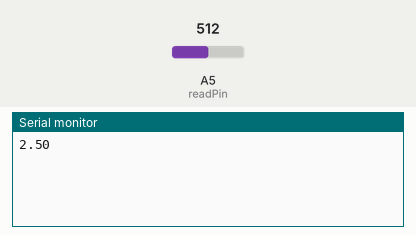
This sketch was run on a simulated Arduino Uno, built with avr-gcc and run on an emulated ATmega328P. Shown: the last lines printed to the serial monitor. Inputs (shaded band) come from the test bench; at power-on: A5 (readPin) = 512.

Above: at 1.8 s.
1.9 s: A5 (readPin) set to 716
At 2.4 s:
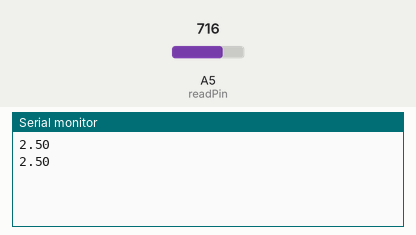
3.4 s: A5 (readPin) set to 900
At 4.8 s:
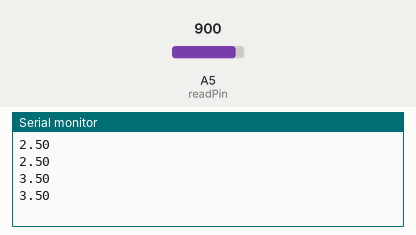
Timing chart, 0 to 6.4 s (numbered marks = the images above; inputs shaded):
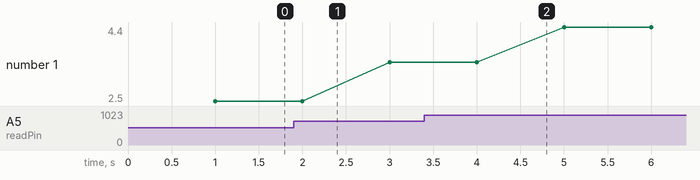

The sketch:

read_voltage_in_potentiometer1.ino
```cpp
// C++ code
//variable
int readPin = A5;
float Calculate_Value;  //Make the range from 0-1023 to 0V-5V

void setup()
{
  pinMode(readPin,INPUT);
  Serial.begin(9600);
}

void loop()
{
  //Serial.println(analogRead(readPin));
  //delay(1000); // Wait for 1000 millisecond(s)
  Calculate_Value = (5./1023.)*(analogRead(readPin));
  delay(1000);
  Serial.println(Calculate_Value);
}
```

Measured:
- plotted number 1: 2.5 → 3.5 after the input at 1.9 s, 3.5 → 4.4 after the input at 3.4 s
